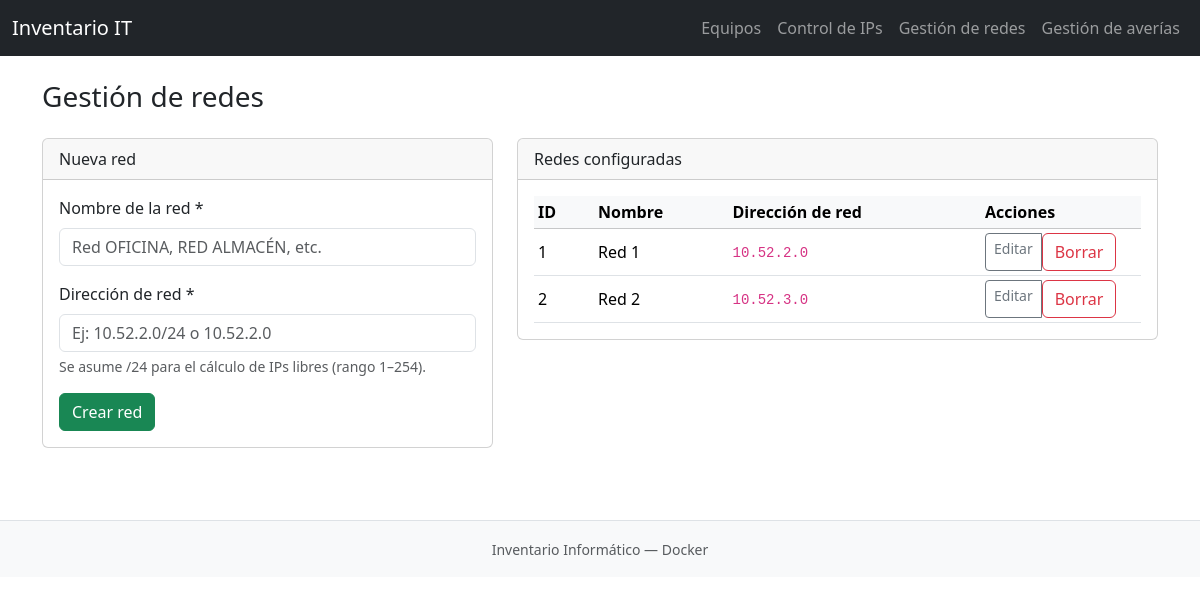
The app's page /redes_gestion.php with its own data.
### tables this page shows
CREATE TABLE IF NOT EXISTS redes (
  id INT AUTO_INCREMENT PRIMARY KEY,
  nombre VARCHAR(50) NOT NULL,
  direccion_red VARCHAR(50) NOT NULL,
  mascara VARCHAR(20) NOT NULL,
  gateway VARCHAR(45),
  vlan VARCHAR(20),
  notas TEXT,
  creado_en TIMESTAMP DEFAULT CURRENT_TIMESTAMP
);

### web/redes_gestion.php (the view, shortened to what this page needs)
<?php
require_once __DIR__ . '/config.php';
$editRed = null;
$stmtRedes = $pdo->query("SELECT id, nombre, direccion_red FROM redes ORDER BY id ASC");
$redes = $stmtRedes->fetchAll(PDO::FETCH_ASSOC);
require_once __DIR__ . '/includes/header.php';
?>
<h1 class="h3 mb-4">Gestión de redes</h1>
<div class="row">
    <div class="col-md-5 mb-4">
        <div class="card">
            <div class="card-header">
                <?php if ($editRed): ?>
                    Editar red #<?= (int)$editRed['id'] ?>
                <?php else: ?>
                    Nueva red
                <?php endif; ?>
            </div>
            <div class="card-body">
                <form method="post" class="row g-3">
                    <div class="col-12">
                        <label class="form-label">Nombre de la red *</label>
                        <input
                            type="text"
                            name="nombre"
                            class="form-control"
                            required
                            value="<?= htmlspecialchars($editRed['nombre'] ?? '') ?>"
                            placeholder="Red OFICINA, RED ALMACÉN, etc."
                        >
                    </div>
                    <div class="col-12">
                        <label class="form-label">Dirección de red *</label>
                        <input
                            type="text"
                            name="direccion_red"
                            class="form-control"
                            required
                            value="<?= htmlspecialchars($editRed['direccion_red'] ?? '') ?>"
                            placeholder="Ej: 10.52.2.0/24 o 10.52.2.0"
                        >
                        <div class="form-text">
                            Se asume /24 para el cálculo de IPs libres (rango 1–254).
                        </div>
                    </div>
                    <div class="col-12 mt-3">
                        <button type="submit" class="btn btn-success">
                            <?= $editRed ? 'Guardar cambios' : 'Crear red' ?>
                        </button>
                    </div>
                </form>
            </div>
        </div>
    </div>
    <div class="col-md-7 mb-4">
        <div class="card">
            <div class="card-header">
                Redes configuradas
            </div>
            <div class="card-body">
                <?php if (empty($redes)): ?>
                    <div class="alert alert-info mb-0">
                        No hay redes definidas todavía.
                    </div>
                <?php else: ?>
                    <div class="table-responsive">
                        <table class="table table-sm table-hover align-middle mb-0">
                            <thead class="table-light">
                                <tr>
                                    <th style="width: 60px;">ID</th>
                                    <th>Nombre</th>
                                    <th>Dirección de red</th>
                                    <th style="width: 160px;">Acciones</th>
                                </tr>
                            </thead>
                            <tbody>
                                <?php foreach ($redes as $r): ?>
                                    <tr>
                                        <td><?= (int)$r['id'] ?></td>
                                        <td><?= htmlspecialchars($r['nombre']) ?></td>
                                        <td><code><?= htmlspecialchars($r['direccion_red']) ?></code></td>
                                        <td>
                                            <div class="btn-group btn-group-sm" role="group">
                                                <a href="redes_gestion.php?editar=<?= (int)$r['id'] ?>"
                                                   class="btn btn-outline-secondary">
                                                    Editar
                                                </a>
                                                <form method="post" class="d-inline"
                                                      onsubmit="return confirm('¿Seguro que quieres borrar esta red? Solo se borrará si no tiene IPs asociadas.');">
                                                    <button type="submit" class="btn btn-outline-danger">
                                                        Borrar
                                                    </button>
                                                </form>
                                            </div>
                                        </td>
                                    </tr>
                                <?php endforeach; ?>
                            </tbody>
                        </table>
                    </div>
                <?php endif; ?>
            </div>
        </div>
    </div>
</div>
<?php
require_once __DIR__ . '/includes/footer.php';

### records on screen
redes: id "1", nombre "Red 1", direccion_red "10.52.2.0"
redes: id "2", nombre "Red 2", direccion_red "10.52.3.0"
